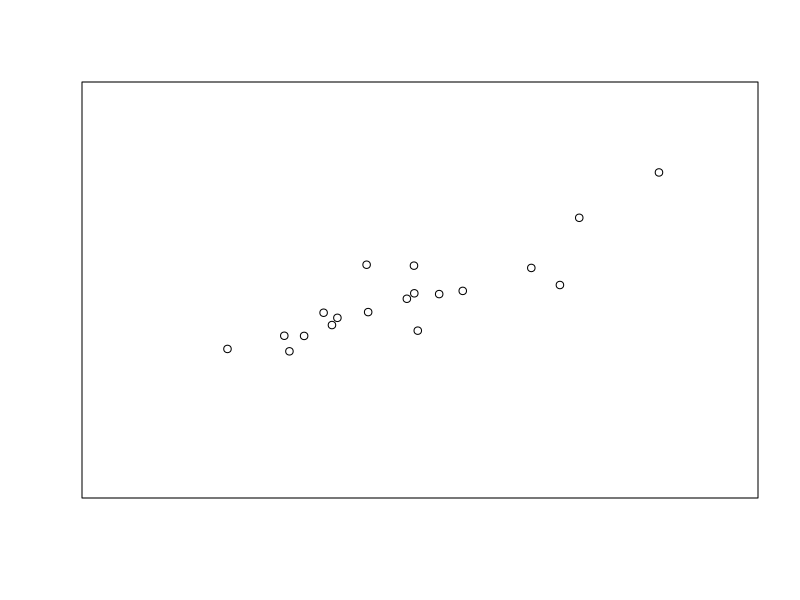
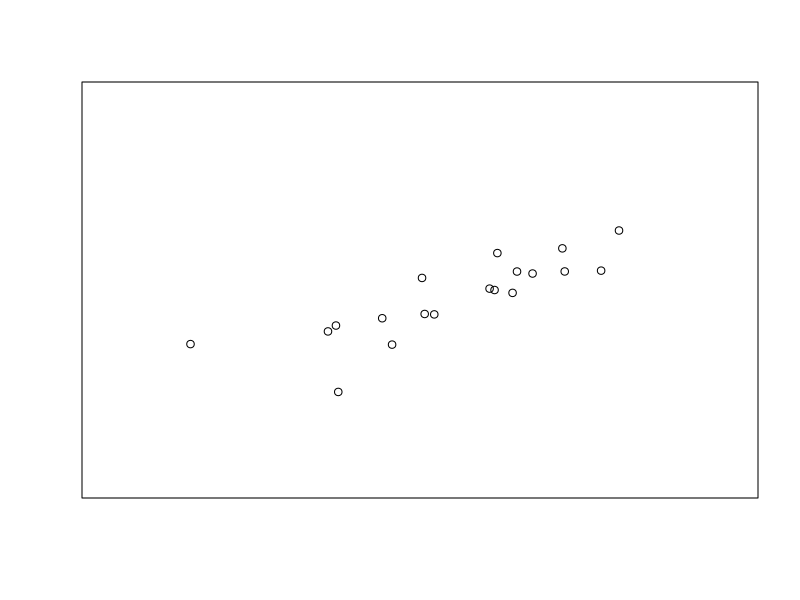
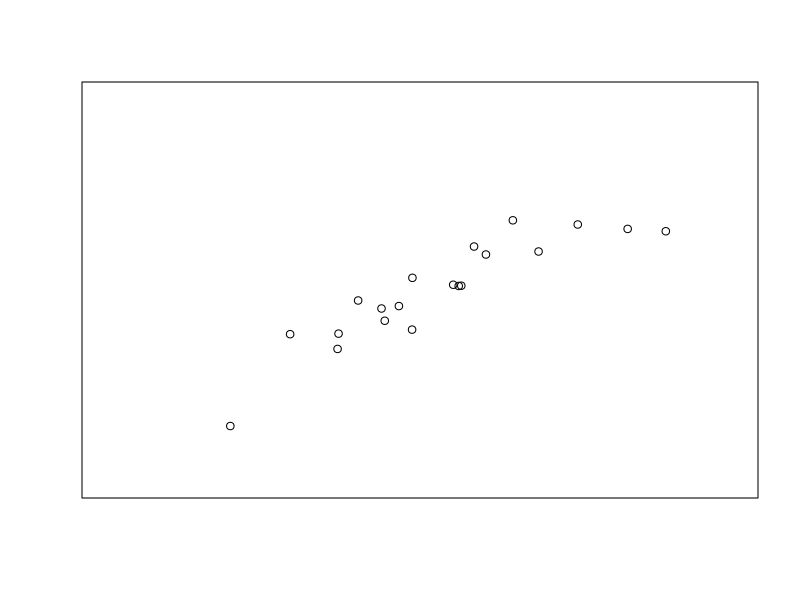
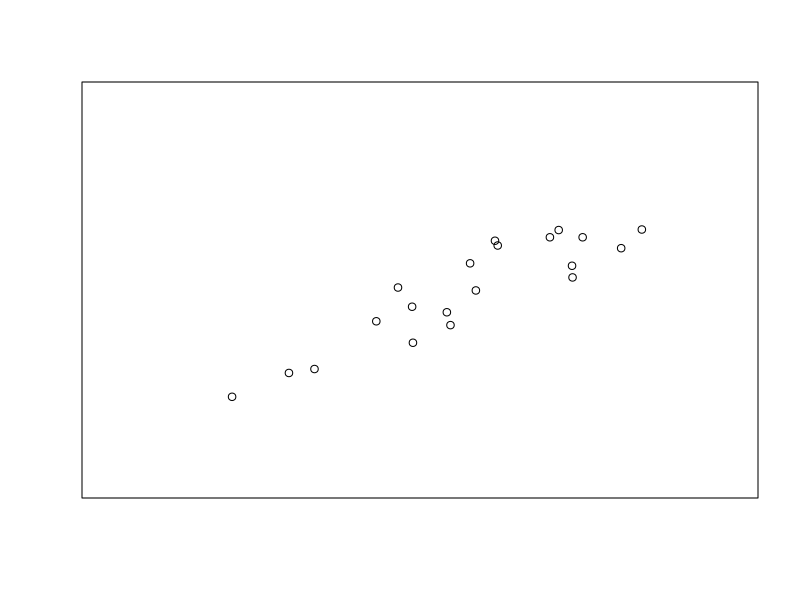
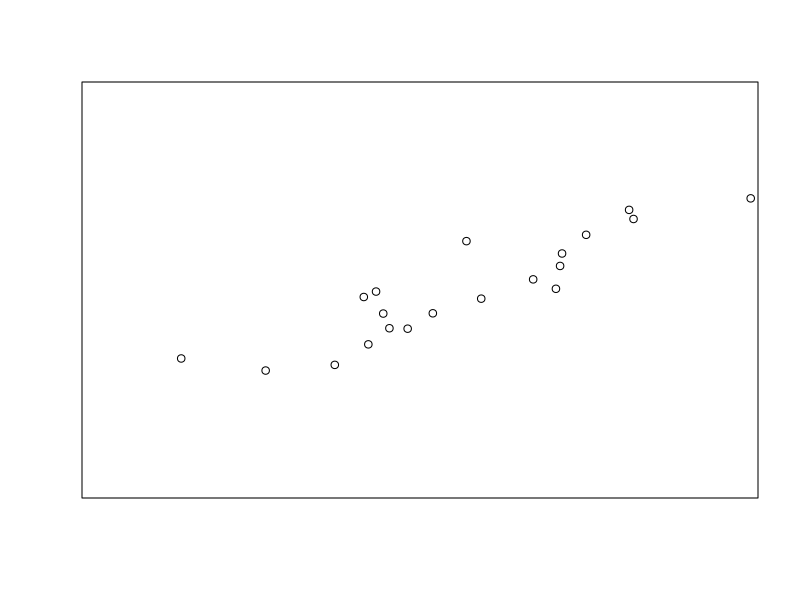
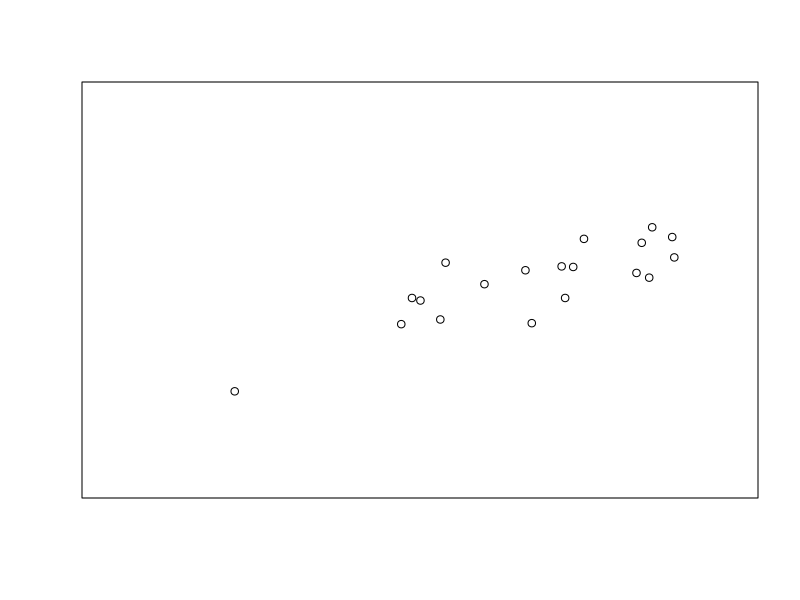
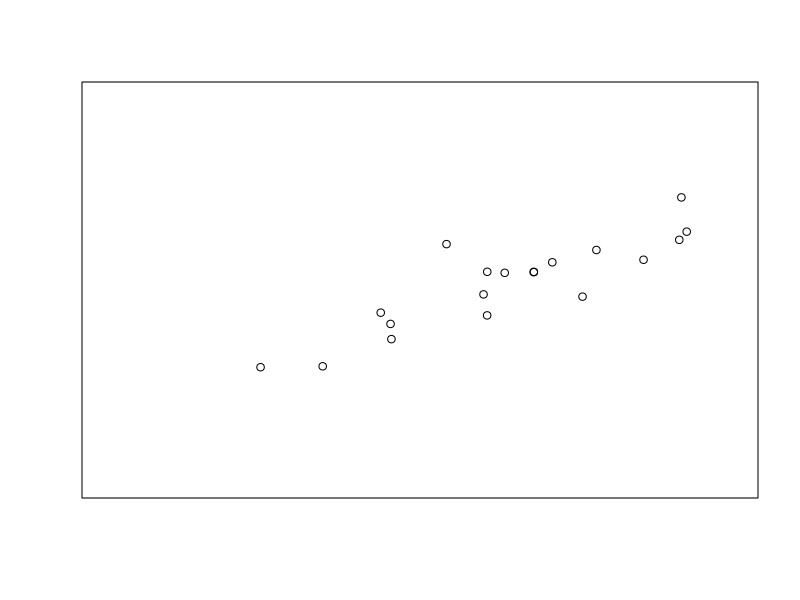
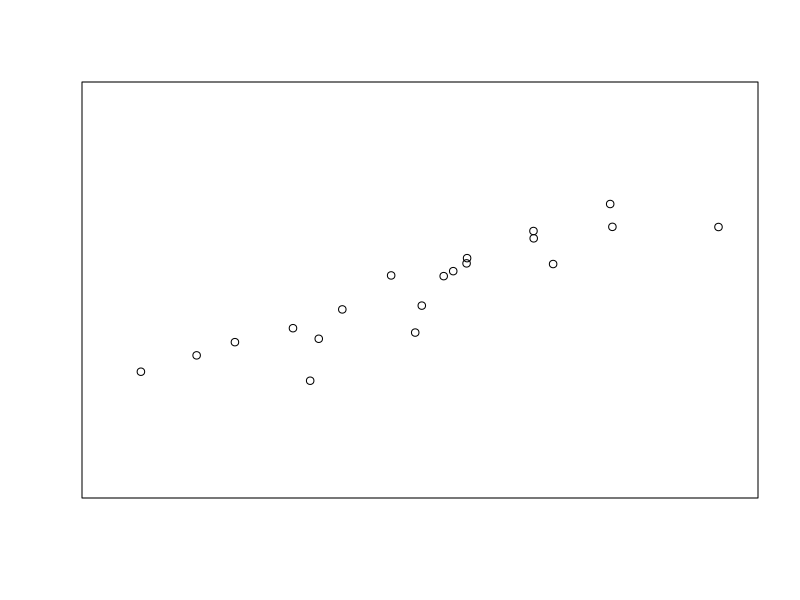

The R script that drew these images, in order: (Note: this script raises an error after producing the figures.)
#un filled, linear scale
setwd('~/Desktop/Clemente Lab/imageproc/data_analysis/test3_graphs')
for (i in 1:50){
  n     <- 20                    # length of vector
  rho   <- (0.9 + i/1000)        # desired correlation = cos(angle)
  theta <- acos(rho)             # corresponding angle
  x1    <- rnorm(n, 1, 1)        # fixed given data
  x2    <- rnorm(n, 2, 0.5)      # new random data
  X     <- cbind(x1, x2)         # matrix
  Xctr  <- scale(X, center=TRUE, scale=FALSE)   # centered columns (mean 0)
  
  Id   <- diag(n)                               # identity matrix
  Q    <- qr.Q(qr(Xctr[ , 1, drop=FALSE]))      # QR-decomposition, just matrix Q
  P    <- tcrossprod(Q)          # = Q Q'       # projection onto space defined by x1
  x2o  <- (Id-P) %*% Xctr[ , 2]                 # x2ctr made orthogonal to x1ctr
  Xc2  <- cbind(Xctr[ , 1], x2o)                # bind to matrix
  Y    <- Xc2 %*% diag(1/sqrt(colSums(Xc2^2)))  # scale columns to length 1
  
  x <- Y[ , 2] + (1 / tan(theta)) * Y[ , 1]     # final new vector
  cor(x1, x)                                    # check correlation = rho
  jpeg(paste(rho,'.jpeg', sep = ''), 
       res = 300, units = 'in', width=3, height=4)
  plot(x1,x, xaxt = 'n', yaxt = 'n', xlim = c(-1.5,3), ylim=c(-2,2), xlab = '', ylab='')
  dev.off()
}

# linear scale, filled points
dir.create('~/Desktop/Clemente Lab/imageproc/data_analysis/test4_graphs')
setwd('~/Desktop/Clemente Lab/imageproc/data_analysis/test4_graphs')
for (i in 1:100){
  n     <- 20                    # length of vector
  rho   <- ((i-1)/100)                   # desired correlation = cos(angle)
  theta <- acos(rho)             # corresponding angle
  x1    <- rnorm(n, 1, 1)        # fixed given data
  x2    <- rnorm(n, 2, 0.5)      # new random data
  X     <- cbind(x1, x2)         # matrix
  Xctr  <- scale(X, center=TRUE, scale=FALSE)   # centered columns (mean 0)
  
  Id   <- diag(n)                               # identity matrix
  Q    <- qr.Q(qr(Xctr[ , 1, drop=FALSE]))      # QR-decomposition, just matrix Q
  P    <- tcrossprod(Q)          # = Q Q'       # projection onto space defined by x1
  x2o  <- (Id-P) %*% Xctr[ , 2]                 # x2ctr made orthogonal to x1ctr
  Xc2  <- cbind(Xctr[ , 1], x2o)                # bind to matrix
  Y    <- Xc2 %*% diag(1/sqrt(colSums(Xc2^2)))  # scale columns to length 1
  
  x <- Y[ , 2] + (1 / tan(theta)) * Y[ , 1]     # final new vector
  cor(x1, x)                                    # check correlation = rho
  jpeg(paste(rho,'.jpeg', sep = ''), 
       res = 300, units = 'in', width=3, height=4)
  plot(x1,x, xaxt = 'n', yaxt = 'n', pch = 16, xlim = c(-1.5,3), ylim=c(-2,2), xlab = '', ylab='')
  dev.off()
}




samples = 200
r = 0.83

library('MASS')
data = mvrnorm(n=samples, mu=c(0, 0), Sigma=matrix(c(1, r, r, 1), nrow=2), empirical=TRUE)
X = data[, 1]  # standard normal (mu=0, sd=1)
Y = data[, 2]  # standard normal (mu=0, sd=1)

cor(X, Y)  # yay!
cor(X*0.01 + 42, Y*3 - 1)  



mu <- rep(0,4)
Sigma <- matrix(.7, nrow=4, ncol=4) + diag(4)*.3

rawvars <- mvrnorm(n=50, mu=mu, Sigma=Sigma)

cov(rawvars); cor(rawvars)
# We can see our normal sample produces results very similar to our 
#specified covariance levels.

# No lets transform some variables
pvars <- pnorm(rawvars)
poisvars <- qpois(pvars, 5)
binomvars <- qpois(1-pvars, 3, .25) 
expvars <- qexp(pvars)
combvar <- data.frame(rawvars[,1], poisvars[,2], binomvars[,3], expvars[,4])

stdcombvar <- t(t(combvar)-apply(combvar,2,min))
stdcombvar <- t(t(stdcombvar)/apply(stdcombvar,2,max))
summary(stdcombvar)

plotter <- data.frame(
  values = c(stdcombvar),
  rawnorm = rep(rawvars[,1], 4),
  type = rep(c("rawvars", 
               "poisson", 
               "binomial", 
               "exponential"), 
             each=50))

library(ggplot2)  

ggplot(plotter, aes(y=rawnorm ,x=values, color=type)) +
  geom_point(shape=1) +     # Use hollow circles
  geom_smooth(method=lm,    # Add linear regression line
              se=FALSE)  


c(cor(rawvars[,1], poisvars[,2]), cor(rawvars[,1], binomvars[,3]), cor(rawvars[,1], expvars[,4]))

  
# linear scale, filled points
dir.create('~/Desktop/Clemente Lab/imageproc/data_analysis/test7_graphs')
setwd('~/Desktop/Clemente Lab/imageproc/data_analysis/test7_graphs')
method_ = 'spearman'

for (i in 1:100){
  # normal and logn
  n     <- 50                    # length of vector
  rho   <- (i-1)/100                   # desired correlation = cos(angle)
  theta <- acos(rho)             # corresponding angle
  x1    <- rnorm(n, 1, 1)        # fixed given data
  x2    <- rnorm(n, 2, 0.5)      # new random data
  X     <- cbind(x1, x2)         # matrix
  Xctr  <- scale(X, center=TRUE, scale=FALSE)   # centered columns (mean 0)
  
  Id   <- diag(n)                               # identity matrix
  Q    <- qr.Q(qr(Xctr[ , 1, drop=FALSE]))      # QR-decomposition, just matrix Q
  P    <- tcrossprod(Q)          # = Q Q'       # projection onto space defined by x1
  x2o  <- (Id-P) %*% Xctr[ , 2]                 # x2ctr made orthogonal to x1ctr
  Xc2  <- cbind(Xctr[ , 1], x2o)                # bind to matrix
  Y    <- Xc2 %*% diag(1/sqrt(colSums(Xc2^2)))  # scale columns to length 1
  
  x <- Y[ , 2] + (1 / tan(theta)) * Y[ , 1]     # final new vector
  # scor = cor(x1, x)                             # check correlation = rho
  
  pvars <- pnorm(x)
  # norm model
  y1 = x
  
  # logn model
  lognvars <- qlnorm(pvars, 0, 3)
  y3 = lognvars
  
  jpeg(paste('ln_',rho,'_',round(cor(x1,y3, method = method_),3),'.jpeg', sep = ''), 
       res = 300, units = 'in', width=3, height=4)
  plot(x1,y3, xaxt = 'n', yaxt = 'n', pch = 16, xlim = c(-2,2), ylim=c(0,2), xlab = '', ylab='')
  dev.off()
  
  
  jpeg(paste('norm_',rho,'_',round(cor(x1,y1, method = method_),3),'.jpeg', sep = ''), 
       res = 300, units = 'in', width=3, height=4)
  plot(x1,y1, xaxt = 'n', yaxt = 'n', pch = 16, xlim = c(-2,2), ylim=c(-1,1), xlab = '', ylab='')
  dev.off()
  
  # ZI
  n     <- 50                    # length of vector
  rho   <- (0.95 + i/2000)                   # desired correlation = cos(angle)
  theta <- acos(rho)             # corresponding angle
  x1    <- rnorm(n, 1, 1)        # fixed given data
  x2    <- rnorm(n, 2, 0.5)      # new random data
  X     <- cbind(x1, x2)         # matrix
  Xctr  <- scale(X, center=TRUE, scale=FALSE)   # centered columns (mean 0)
  
  Id   <- diag(n)                               # identity matrix
  Q    <- qr.Q(qr(Xctr[ , 1, drop=FALSE]))      # QR-decomposition, just matrix Q
  P    <- tcrossprod(Q)          # = Q Q'       # projection onto space defined by x1
  x2o  <- (Id-P) %*% Xctr[ , 2]                 # x2ctr made orthogonal to x1ctr
  Xc2  <- cbind(Xctr[ , 1], x2o)                # bind to matrix
  Y    <- Xc2 %*% diag(1/sqrt(colSums(Xc2^2)))  # scale columns to length 1
  
  x <- Y[ , 2] + (1 / tan(theta)) * Y[ , 1]     # final new vector
  
  pvars <- pnorm(x)
  
  # hurdle model
  p = rbinom(n,1,0.75)
  y2 = p * pvars
  
  jpeg(paste('zi_',rho,'_',round(cor(x1,y2, method = method_),3),'.jpeg', sep = ''), 
       res = 300, units = 'in', width=3, height=4)
  plot(y2,x1, xaxt = 'n', yaxt = 'n', pch = 16, xlim = c(0,.8), ylim=c(-2,2), xlab = '', ylab='')
  dev.off()
  
}




# linear scale, filled points
dir.create('~/Desktop/Clemente Lab/imageproc/data_analysis/norm_bins_graphs')
setwd('~/Desktop/Clemente Lab/imageproc/data_analysis/norm_bins_graphs')
method_ = 'spearman'

for (i in 1:3){
  # normal and logn
  n     <- 50                    # length of vector
  rho   <- (i-1)/1000                   # desired correlation = cos(angle)
  theta <- acos(rho)             # corresponding angle
  x1    <- rnorm(n, 1, 1)        # fixed given data
  x2    <- rnorm(n, 2, 0.5)      # new random data
  X     <- cbind(x1, x2)         # matrix
  Xctr  <- scale(X, center=TRUE, scale=FALSE)   # centered columns (mean 0)
  
  Id   <- diag(n)                               # identity matrix
  Q    <- qr.Q(qr(Xctr[ , 1, drop=FALSE]))      # QR-decomposition, just matrix Q
  P    <- tcrossprod(Q)          # = Q Q'       # projection onto space defined by x1
  x2o  <- (Id-P) %*% Xctr[ , 2]                 # x2ctr made orthogonal to x1ctr
  Xc2  <- cbind(Xctr[ , 1], x2o)                # bind to matrix
  Y    <- Xc2 %*% diag(1/sqrt(colSums(Xc2^2)))  # scale columns to length 1
  
  x <- Y[ , 2] + (1 / tan(theta)) * Y[ , 1]     # final new vector
  # scor = cor(x1, x)                             # check correlation = rho
  
  pvars <- pnorm(x)
  # norm model
  y1 = x
  
  jpeg(paste('small_norm_',rho,'_',round(cor(x1,y1, method = method_),3),'.jpeg', sep = ''), 
       res = 300, units = 'in', width=3, height=4)
  plot(x1,y1, xaxt = 'n', yaxt = 'n', pch = 16, xlim = c(-2,2), ylim=c(-1,1), xlab = '', ylab='')
  dev.off()
  
  n     <- 50                    # length of vector
  rho   <- (i-1)/1000 + 0.5                  # desired correlation = cos(angle)
  theta <- acos(rho)             # corresponding angle
  x1    <- rnorm(n, 1, 1)        # fixed given data
  x2    <- rnorm(n, 2, 0.5)      # new random data
  X     <- cbind(x1, x2)         # matrix
  Xctr  <- scale(X, center=TRUE, scale=FALSE)   # centered columns (mean 0)
  
  Id   <- diag(n)                               # identity matrix
  Q    <- qr.Q(qr(Xctr[ , 1, drop=FALSE]))      # QR-decomposition, just matrix Q
  P    <- tcrossprod(Q)          # = Q Q'       # projection onto space defined by x1
  x2o  <- (Id-P) %*% Xctr[ , 2]                 # x2ctr made orthogonal to x1ctr
  Xc2  <- cbind(Xctr[ , 1], x2o)                # bind to matrix
  Y    <- Xc2 %*% diag(1/sqrt(colSums(Xc2^2)))  # scale columns to length 1
  
  x <- Y[ , 2] + (1 / tan(theta)) * Y[ , 1]     # final new vector
  # scor = cor(x1, x)                             # check correlation = rho
  
  pvars <- pnorm(x)
  # norm model
  y1 = x
  
  jpeg(paste('med_norm_',rho,'_',round(cor(x1,y1, method = method_),3),'.jpeg', sep = ''), 
       res = 300, units = 'in', width=3, height=4)
  plot(x1,y1, xaxt = 'n', yaxt = 'n', pch = 16, xlim = c(-2,2), ylim=c(-1,1), xlab = '', ylab='')
  dev.off()
  
  n     <- 50                    # length of vector
  rho   <- (i-1)/1000 + 0.85                  # desired correlation = cos(angle)
  theta <- acos(rho)             # corresponding angle
  x1    <- rnorm(n, 1, 1)        # fixed given data
  x2    <- rnorm(n, 2, 0.5)      # new random data
  X     <- cbind(x1, x2)         # matrix
  Xctr  <- scale(X, center=TRUE, scale=FALSE)   # centered columns (mean 0)
  
  Id   <- diag(n)                               # identity matrix
  Q    <- qr.Q(qr(Xctr[ , 1, drop=FALSE]))      # QR-decomposition, just matrix Q
  P    <- tcrossprod(Q)          # = Q Q'       # projection onto space defined by x1
  x2o  <- (Id-P) %*% Xctr[ , 2]                 # x2ctr made orthogonal to x1ctr
  Xc2  <- cbind(Xctr[ , 1], x2o)                # bind to matrix
  Y    <- Xc2 %*% diag(1/sqrt(colSums(Xc2^2)))  # scale columns to length 1
  
  x <- Y[ , 2] + (1 / tan(theta)) * Y[ , 1]     # final new vector
  # scor = cor(x1, x)                             # check correlation = rho
  
  pvars <- pnorm(x)
  # norm model
  y1 = x
  
  jpeg(paste('large_norm_',rho,'_',round(cor(x1,y1, method = method_),3),'.jpeg', sep = ''), 
       res = 300, units = 'in', width=3, height=4)
  plot(x1,y1, xaxt = 'n', yaxt = 'n', pch = 16, xlim = c(-2,2), ylim=c(-1,1), xlab = '', ylab='')
  dev.off()
  
}

  